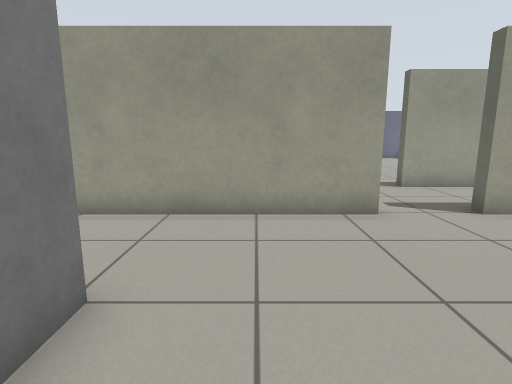
view 1 (above)

24 first-person views from a walk through a Gazebo world. The camera is 0.86 m above the floor, tilts 10° down and sees 80° across. The floor is counted in squares, 0.5 m on a side. Each view is taken from the middle of a square. On the plan, view 1 faces up. The plan holds only what a view shows up to about 16 squares ahead; the rest is blank.

view 2
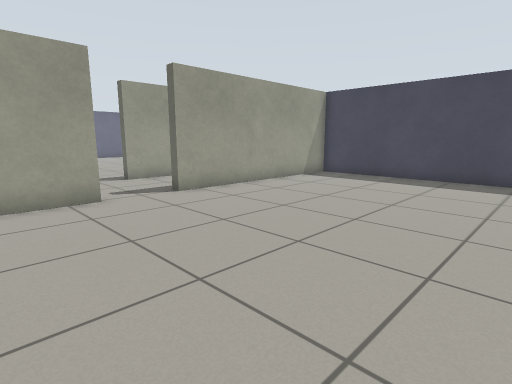

view 3
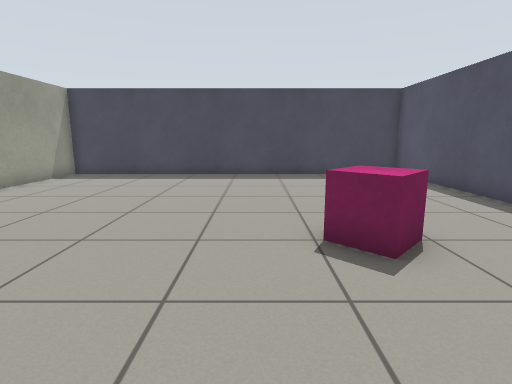

view 4
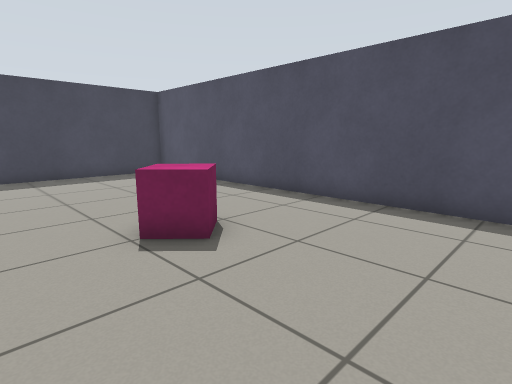

view 5
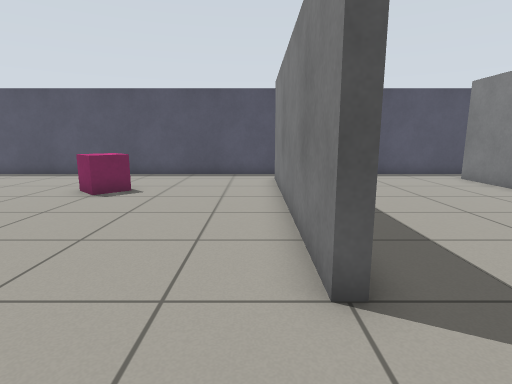

view 6
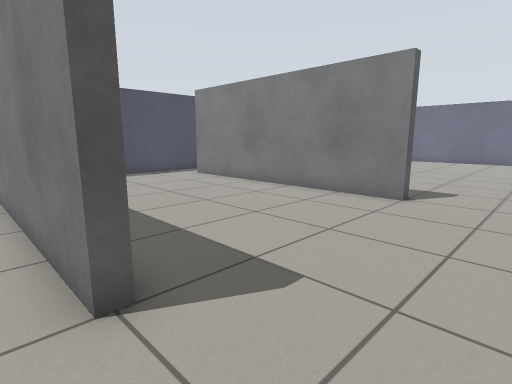

view 7
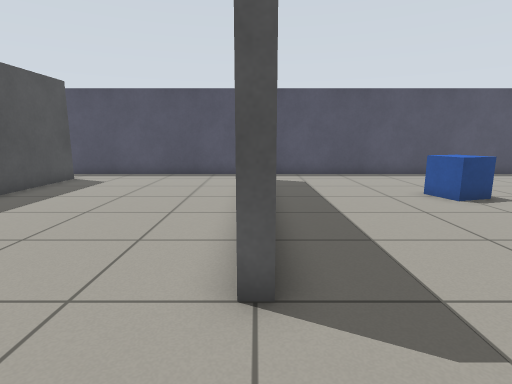

view 8
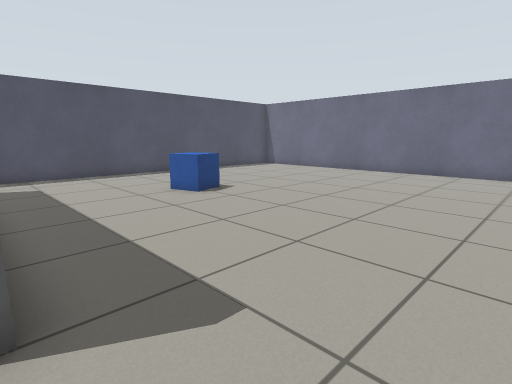

view 9
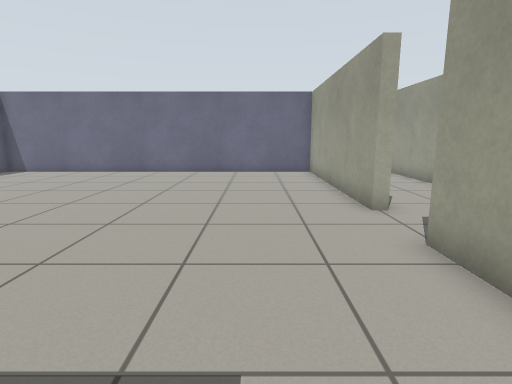

view 10
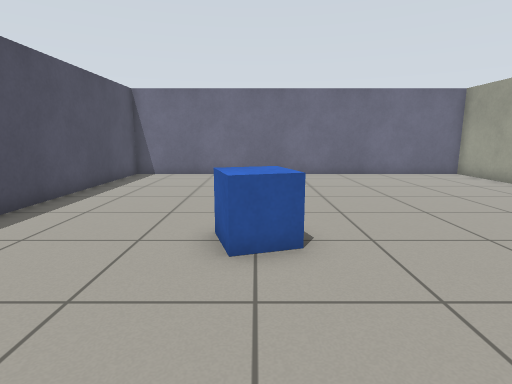

view 11
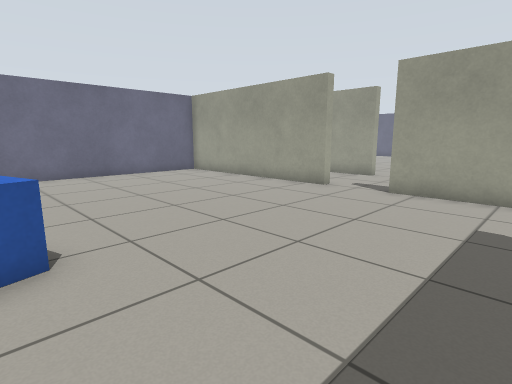

view 12
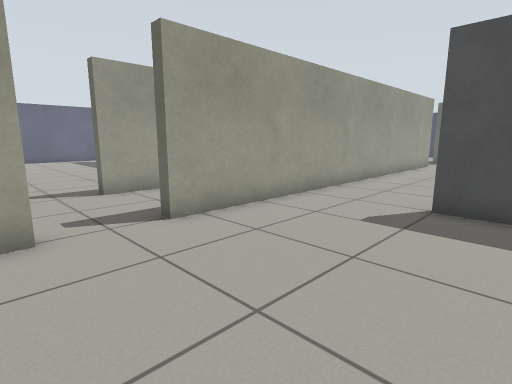

view 13
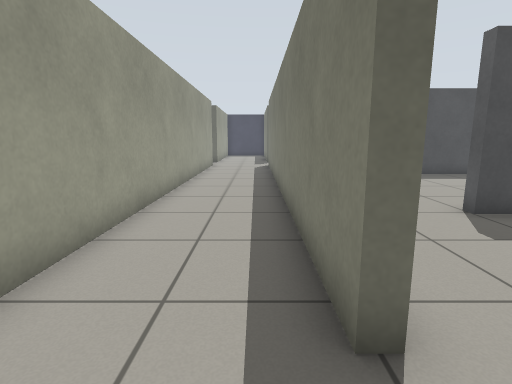

view 14
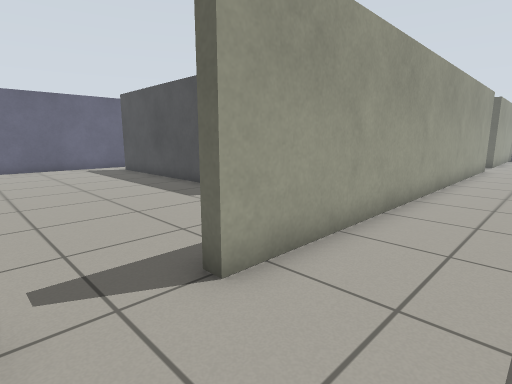

view 15
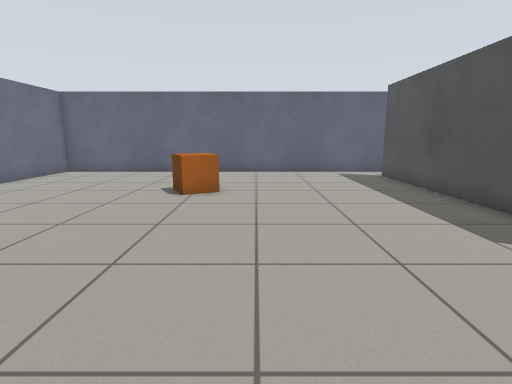

view 16
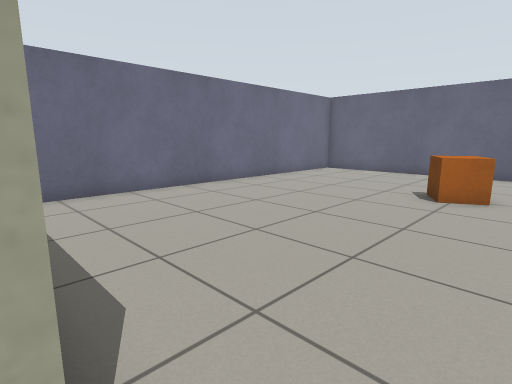

view 17
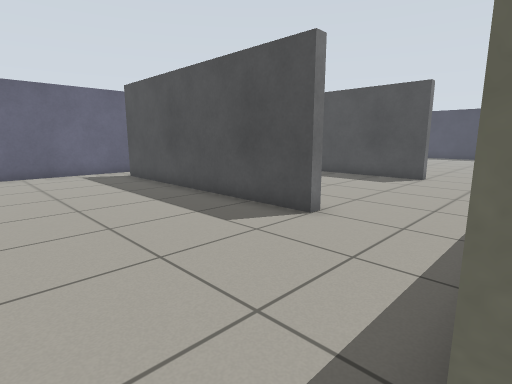

view 18
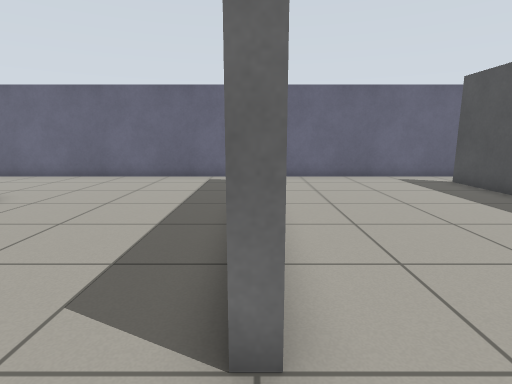

view 19
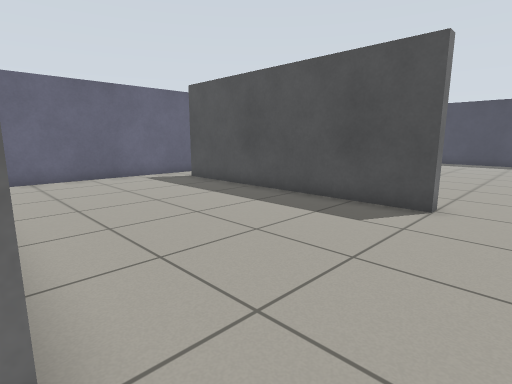

view 20
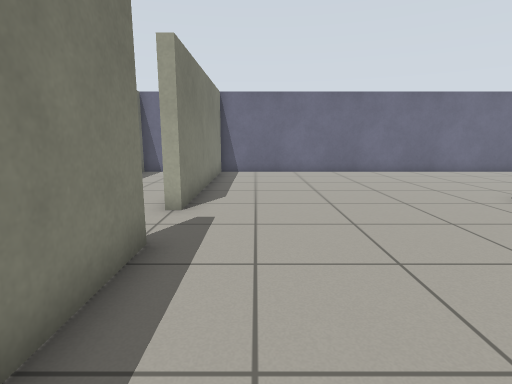

view 21
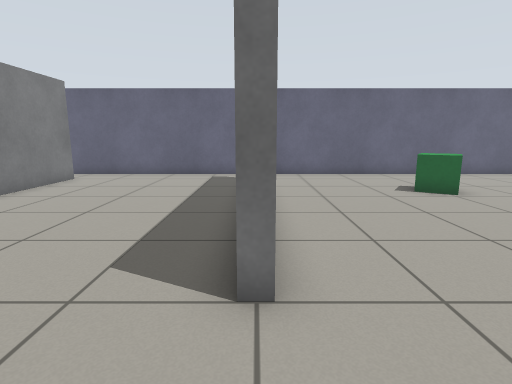

view 22
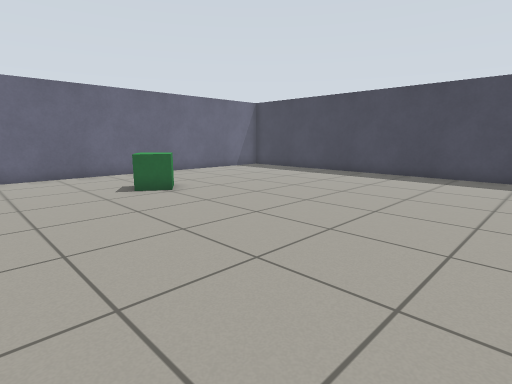

view 23
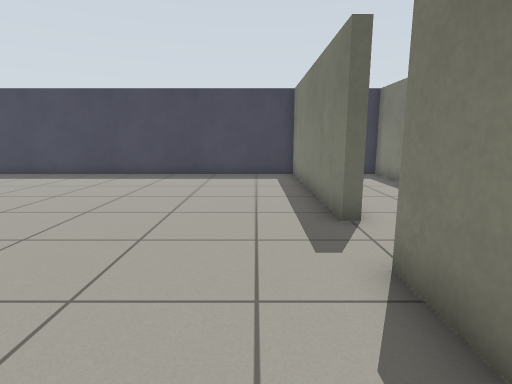

view 24
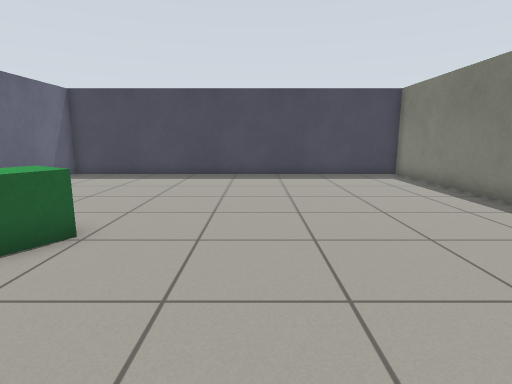

### Floor plan
Ten units are one square. View 1 is at (0, 0); x grows to the right and y downward. Boxes are objects, and circles mark ways between rooms. Rooms are numbered by the first view taken in them; rooms with no view inside come last. Other rooms are left out.
<svg viewBox="-263 -273 406 366">
<path fill="none" stroke="#000" d="M29 -68 -16 -68M-18 -30 -18 70M-14 88 138 88 138 -68 52 -68M-22 -30 -18 -30M-102 -30 -98 -30 -98 70M-22 70 -22 0M-16 -68 -106 -68M-106 88 -14 88M-172 -68 -258 -68 -258 88 -106 88M-102 -15 -102 -30M-106 -68 -148 -68M-148 -68 -148 -72 -14 -72M29 -108 -148 -108M-172 -72 -172 -68M-172 -108 -194 -108M52 -68 52 -72M79 -108 52 -108M-216 -108 -254 -108M111 -72 138 -72 138 -78M-258 -82 -258 -72M-102 -150 -102 -250M-148 -108 -148 -112 -119 -112M-106 -268 -258 -268 -258 -112 -172 -112 -172 -108M-98 -150 -102 -150M-18 -150 -22 -150 -22 -250M-98 -250 -98 -211M-14 -268 -106 -268M52 -108 52 -112 138 -112 138 -268 -14 -268M9 -112 29 -112"/>
<rect x="25" y="25" width="30" height="30" fill="#bbb"><title>magenta box</title></rect>
<rect x="-175" y="15" width="30" height="30" fill="#bbb"><title>blue box</title></rect>
<rect x="-195" y="-225" width="30" height="30" fill="#bbb"><title>orange box</title></rect>
<rect x="25" y="-235" width="30" height="30" fill="#bbb"><title>green box</title></rect>
<circle cx="-20" cy="-45" r="3" fill="#2a7"/>
<circle cx="-20" cy="80" r="3" fill="#2a7"/>
<circle cx="40" cy="-70" r="3" fill="#2a7"/>
<circle cx="-100" cy="-45" r="3" fill="#2a7"/>
<circle cx="-100" cy="80" r="3" fill="#2a7"/>
<circle cx="-160" cy="-70" r="3" fill="#2a7"/>
<circle cx="-160" cy="-110" r="3" fill="#2a7"/>
<circle cx="40" cy="-110" r="3" fill="#2a7"/>
<circle cx="-100" cy="-130" r="3" fill="#2a7"/>
<circle cx="-100" cy="-255" r="3" fill="#2a7"/>
<circle cx="-20" cy="-130" r="3" fill="#2a7"/>
<circle cx="-20" cy="-255" r="3" fill="#2a7"/>
<text x="60" y="10">1</text>
<text x="-60" y="10">2</text>
<text x="-180" y="10">3</text>
<text x="-60" y="-90">4</text>
<text x="-180" y="-190">5</text>
<text x="-60" y="-190">6</text>
<text x="60" y="-190">7</text>
</svg>
Room 1 opens to room 2. Room 1 opens to room 4. Room 2 opens to room 3. Room 3 opens to room 4. Room 4 opens to room 5. Room 4 opens to room 7. Room 5 opens to room 6. Room 6 opens to room 7.

Where each view was taken, in squares from view 1:
view 1: 0 up, 0 right, facing up
view 2: 2 down, 0 right, facing up-right
view 3: 2 down, 1 left, facing right
view 4: 1 down, 1 left, facing down-right
view 5: 6 up, 1 left, facing down
view 6: 6 up, 1 left, facing down-left
view 7: 6 up, 10 left, facing down
view 8: 6 up, 10 left, facing down-left
view 9: 4 up, 10 left, facing left
view 10: 3 down, 11 left, facing left
view 11: 3 down, 11 left, facing up-left
view 12: 1 up, 18 left, facing up-right
view 13: 8 up, 17 left, facing right
view 14: 8 up, 17 left, facing up-right
view 15: 11 up, 16 left, facing up
view 16: 11 up, 16 left, facing up-left
view 17: 11 up, 16 left, facing up-right
view 18: 13 up, 10 left, facing up
view 19: 13 up, 10 left, facing up-right
view 20: 13 up, 10 left, facing left
view 21: 12 up, 2 left, facing up
view 22: 12 up, 1 left, facing up-right
view 23: 13 up, 1 left, facing right
view 24: 18 up, 1 left, facing right
